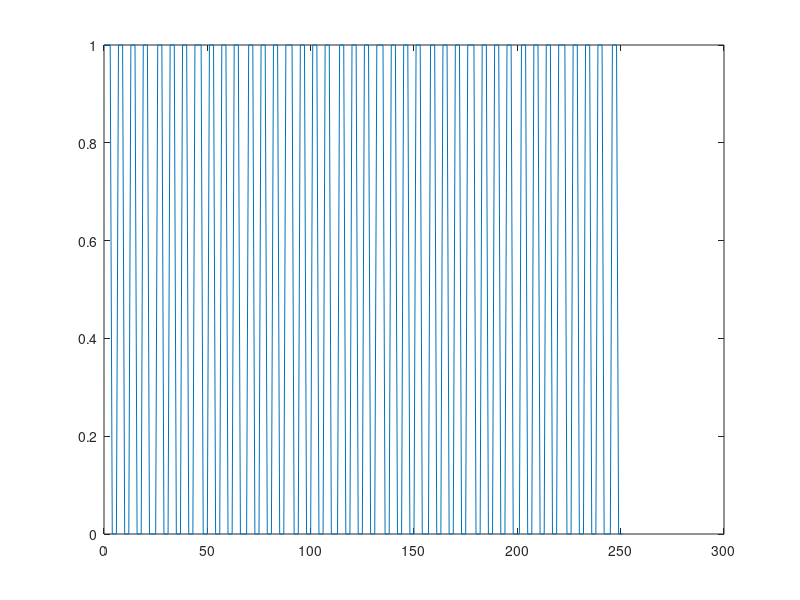

This figure's MATLAB source: (Note: this script raises an error after producing the figure.)
clc
clear
close all

stepCount = 40;

%% Waveform Setup
%{
Creates a wave with frequency of the stepCount for arbitrary amount
of time. Instruction set replicates the wave with 0 for -1 to allow for
direct input to pin control.
%}
t = 0:stepCount*2*pi;
y = square(t,50);

y(y==-1) = 0;
instSet = [y];

%% Plot
figure
plot(t,y)

%% RPI Setup
pi = raspi();
activePin = 12;
configurePin(pi,activePin,'DigitalOutput')

% Testing Timing
% for i = 1:1:length(instSet)
%     fprintf('%i\n',y(i));
%     pause(0.001);
% end

for i = 1:1:length(instSet)
    writeDigitalPin(pi,12,y(i))
    pause(0.001) % Timing replaces the arbitraty timing from wave setup
end

%{
Timing may be replaced with more accurate/more complicated code using:

c = clock;
time  = c(6); 

Compare starting time to time 0.001 seconds later.
Applies 1000 hz frequency to instruction set.

%}


